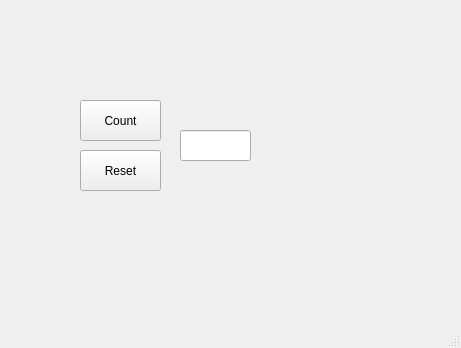
<?xml version="1.0" encoding="UTF-8"?>
<ui version="4.0">
 <class>MainWindow</class>
 <widget class="QMainWindow" name="MainWindow">
  <property name="geometry">
   <rect>
    <x>0</x>
    <y>0</y>
    <width>461</width>
    <height>348</height>
   </rect>
  </property>
  <property name="windowTitle">
   <string>MainWindow</string>
  </property>
  <widget class="QWidget" name="centralwidget">
   <widget class="QPushButton" name="btnCount">
    <property name="geometry">
     <rect>
      <x>80</x>
      <y>100</y>
      <width>81</width>
      <height>41</height>
     </rect>
    </property>
    <property name="text">
     <string>Count</string>
    </property>
   </widget>
   <widget class="QPushButton" name="btnReset">
    <property name="geometry">
     <rect>
      <x>80</x>
      <y>150</y>
      <width>81</width>
      <height>41</height>
     </rect>
    </property>
    <property name="text">
     <string>Reset</string>
    </property>
   </widget>
   <widget class="QLineEdit" name="lineEdit">
    <property name="geometry">
     <rect>
      <x>180</x>
      <y>130</y>
      <width>71</width>
      <height>31</height>
     </rect>
    </property>
    <property name="readOnly">
     <bool>true</bool>
    </property>
   </widget>
  </widget>
  <widget class="QMenuBar" name="menubar">
   <property name="geometry">
    <rect>
     <x>0</x>
     <y>0</y>
     <width>461</width>
     <height>17</height>
    </rect>
   </property>
  </widget>
  <widget class="QStatusBar" name="statusbar"/>
 </widget>
 <resources/>
 <connections/>
</ui>
